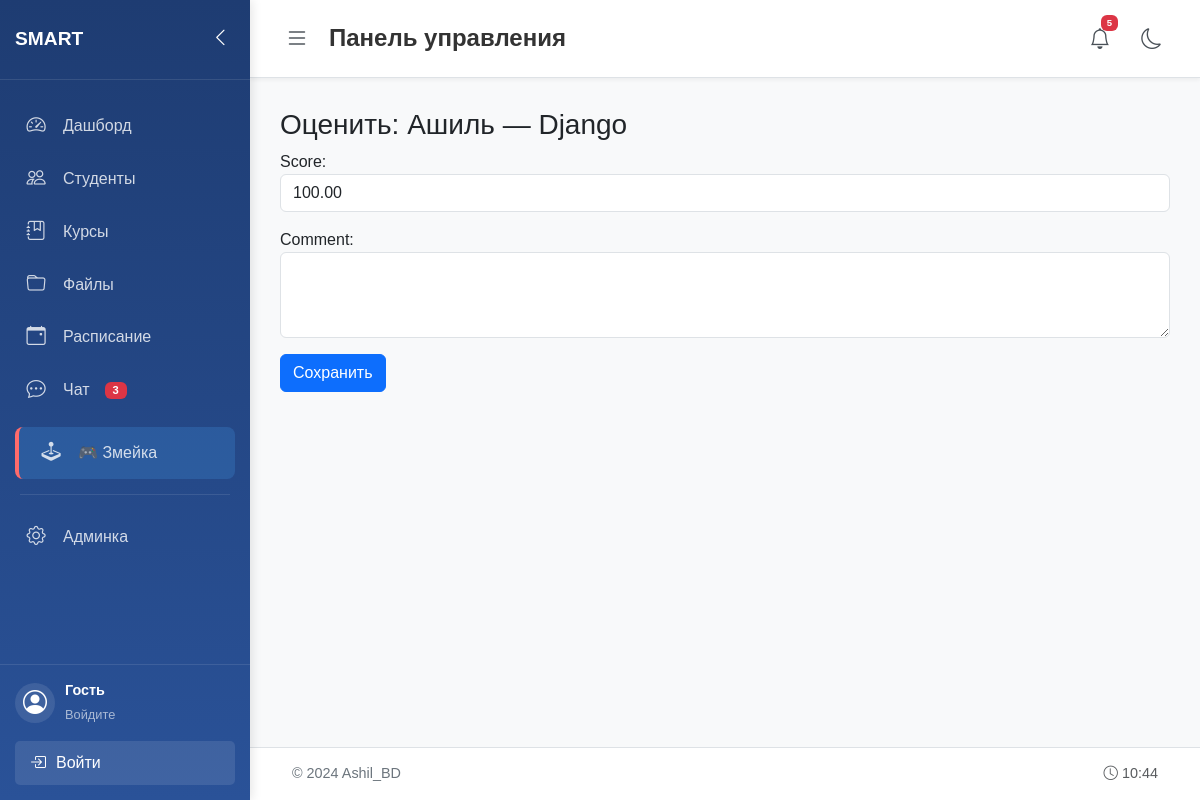
Page /enrollment/1/grade/ on the committed database.
### students/models.py (models this page shows, shortened)
class Enrollment(models.Model):
    student = models.ForeignKey(Student, on_delete=models.CASCADE, related_name='enrollments')
    course = models.ForeignKey(Course, on_delete=models.CASCADE, related_name='enrollments')
    enrolled_at = models.DateTimeField(auto_now_add=True)
    class Meta:
        unique_together = ('student', 'course')

class Student(models.Model):
    name = models.CharField(max_length=100)
    age = models.IntegerField()
    email = models.EmailField()
    photo = models.ImageField(upload_to='student_photos/', blank=True, null=True)

class Course(models.Model):
    title = models.CharField(max_length=150)
    code = models.CharField(max_length=20, blank=True)
    description = models.TextField(blank=True)
    teacher = models.ForeignKey(Teacher, on_delete=models.SET_NULL, null=True, blank=True)
    duration = models.PositiveIntegerField(help_text='Длительность в часах', default=0)
    created_at = models.DateTimeField(auto_now_add=True)

class Grade(models.Model):
    enrollment = models.OneToOneField(Enrollment, on_delete=models.CASCADE, related_name='grade')
    score = models.DecimalField(max_digits=5, decimal_places=2, null=True, blank=True)
    comment = models.TextField(blank=True)

### students/views.py (the view)
# urls.py: path('enrollment/<int:enrollment_id>/grade/', views.update_grade, name='update_grade'),
def update_grade(request, enrollment_id):
    enrollment = get_object_or_404(Enrollment, id=enrollment_id)
    try:
        grade = enrollment.grade
    except Grade.DoesNotExist:
        grade = None
    if request.method == 'POST':
        form = GradeForm(request.POST, instance=grade)
        if form.is_valid():
            g = form.save(commit=False)
            g.enrollment = enrollment
            g.save()
            messages.success(request, 'Оценка сохранена')
            return redirect('course_detail', course_id=enrollment.course.id)
    else:
        form = GradeForm(instance=grade)
    return render(request, 'students/update_grade.html', {'form': form, 'enrollment': enrollment})

### students/forms.py (shortened to what this page needs)
class GradeForm(forms.ModelForm):
    class Meta:
        model = Grade
        fields = ['score', 'comment']
        widgets = {
            'score': forms.NumberInput(attrs={
                'min': 0,
                'max': 100,
                'class': 'form-control'
            }),
            'comment': forms.Textarea(attrs={
                'rows': 3,
                'class': 'form-control'
            })
        }

### students/templates/students/update_grade.html (shortened to what this page needs)
{% extends 'students/base.html' %}
{% block content %}
<h3>Оценить: {{ enrollment.student.name }} — {{ enrollment.course.title }}</h3>
<form method="post">
  {{ form.as_p }}
  <button class="btn btn-primary">Сохранить</button>
</form>
{% endblock %}

### students/static/students/style.css (style rules this page uses)
body { background-color: #f8f9fa; font-family: Arial, sans-serif; margin: 0; padding: 0; overflow-x: hidden; }

### rows in the picture
Enrollment: student.name "Ашиль", course "Django"
Grade: score "100.00"
